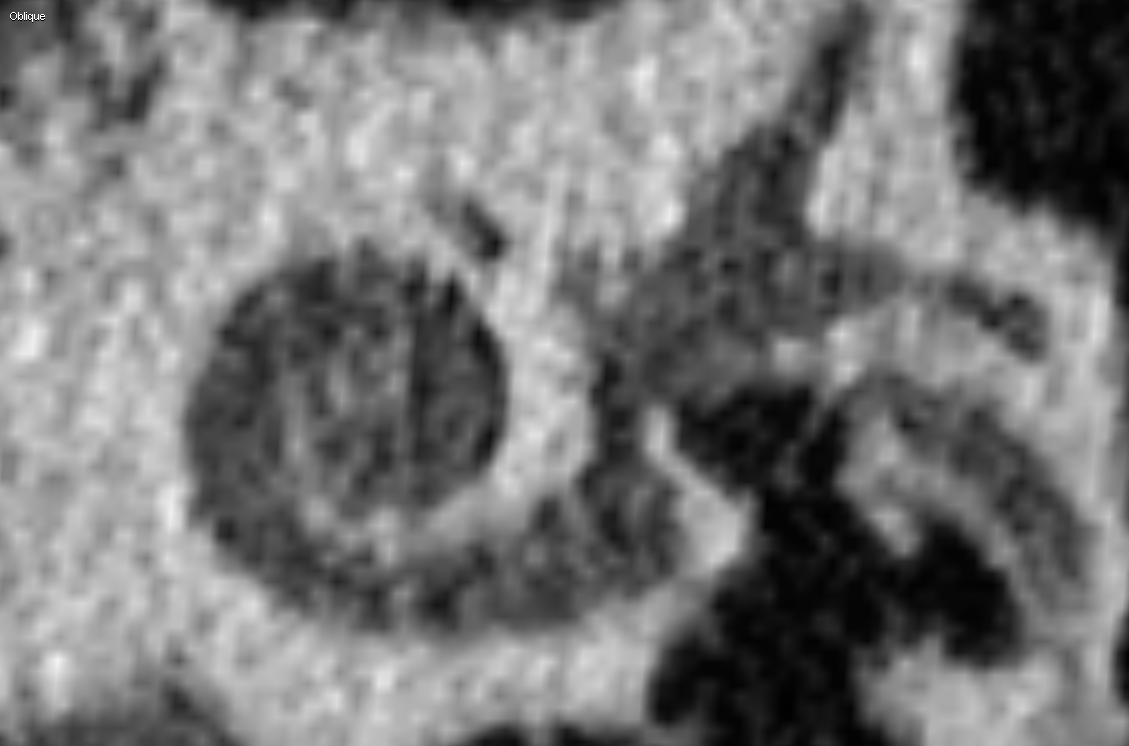
#> input picture Handout/DATA/ID55/ID55pre.png, 1129 x 746 px, found by its file name
$ python normalize_images_center.py   (older library calls are emulated)
#> lines starting #> are read from the running program, lines starting #| are printed output that depends on the picture; after the words box and inside, x2 and y2 are one past the last pixel; in counts of white or black regions, pixels touching at a corner belong together

import numpy as np
from skimage.io import imread
import matplotlib.pyplot as plt
from skimage import filters, measure,feature
import cv2
import imutils
from scipy.signal import convolve2d

dataDir = '/home/milos/Desktop/ISIP_2020-master/Handout/DATA/'
## Crop the images to remove the label
testImage = dataDir+'ID55/ID55pre.png'
# Open the image and display a plot
image = imread(testImage, as_gray=True)
#> image is the input picture: shape (746, 1129) float64; min 0, max 1, mean 0.464


# [15 lines left out: functions cropImage, display, not called in this run]
    #plt.show()
    #plt.close()


def find_center(img):
    cimg = cv2.cvtColor(img,cv2.COLOR_GRAY2BGR)
    ret2,th2 = cv2.threshold(img,0,255,cv2.THRESH_BINARY+cv2.THRESH_OTSU)
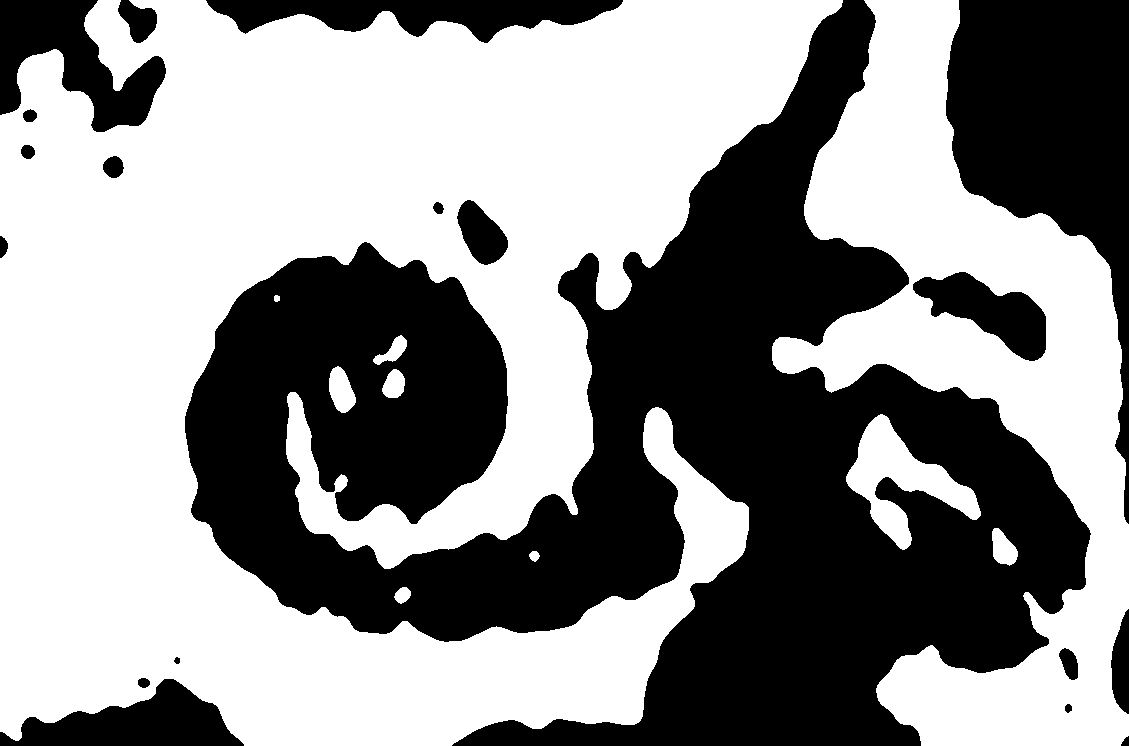
#> th2: shape (746, 1129); 56.5% white; 19 black regions, largest, box (x1, y1, x2, y2) and area: (185, 0, 1091, 746) 283487, (946, 0, 1129, 524) 41690, (0, 0, 166, 132) 10826
#> ret2 = 111
    th2 = 255-th2
    circles = cv2.HoughCircles(th2,cv2.HOUGH_GRADIENT,1,1000,
                            param1=200,param2=15,minRadius=50,maxRadius=230)
#> circles = [[389.5, 430.5, 201.9]]
    circles = np.uint16(np.around(circles))
#> circles = [[390, 430, 202]]
    for i in circles[0,:]:
    # draw the outer circle
        cv2.circle(cimg,(i[0],i[1]),i[2],(0,255,0),2)
    # draw the center of the circle
        cv2.circle(cimg,(i[0],i[1]),2,(0,0,255),3)
#> this loop made 1 pass
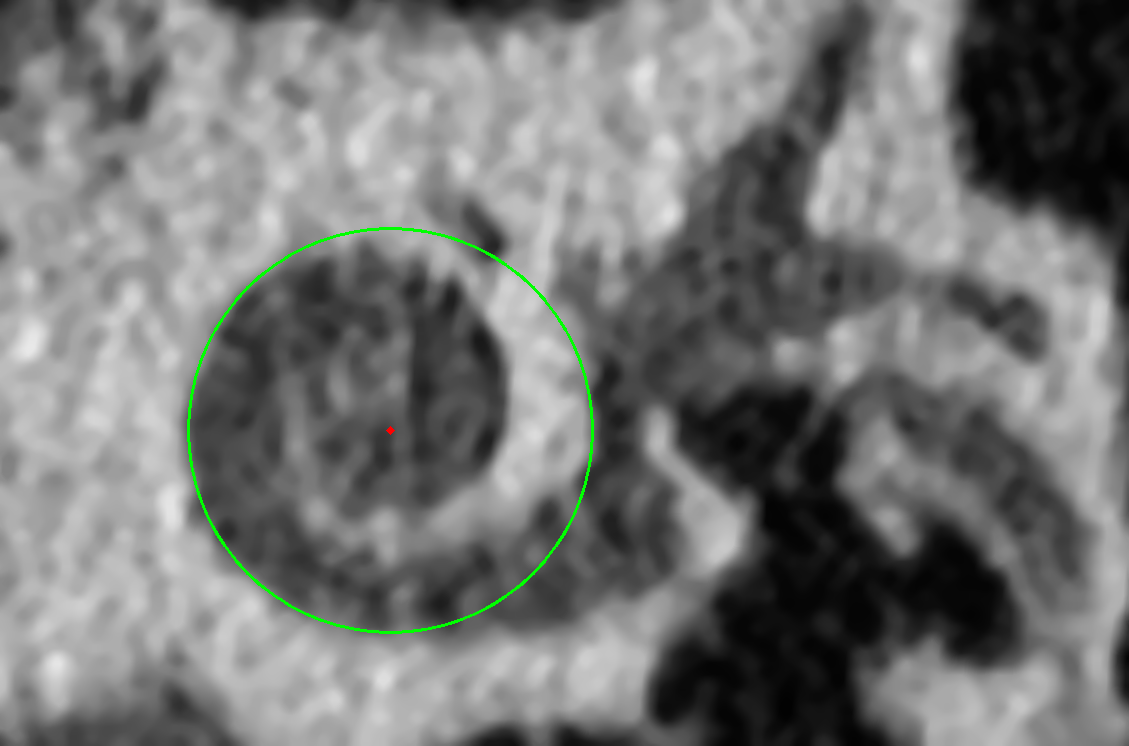
#> cimg: shape (746, 1129, 3); mean B, G, R 117.8, 118.9, 117.8
    plt.imshow(cimg)


img = cv2.imread(testImage,0)
img = cv2.normalize(img,  None, 0, 255, cv2.NORM_MINMAX)
img = cv2.medianBlur(img,13)
find_center(img)


# [56 lines left out: functions searchSpace, findElectrodes, not called in this run]
    #return X,Y
